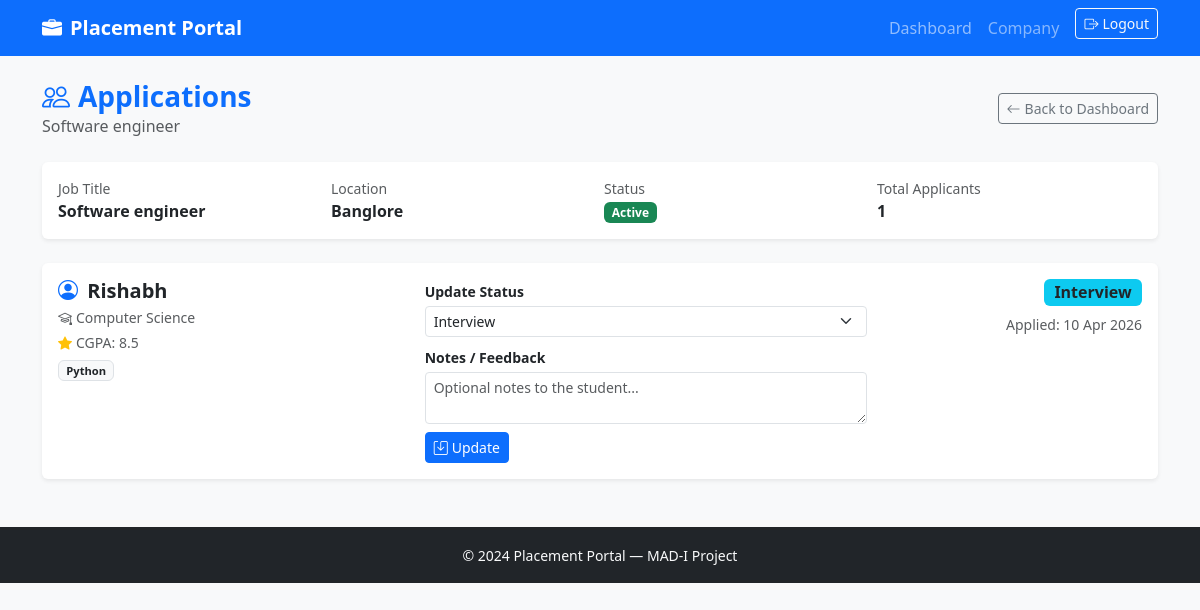
/company/job/1/applications (signed in), run on the app's committed database.
### models.py (models this page shows, shortened)
class User(UserMixin, db.Model):
    id= db.Column(db.Integer, primary_key=True)
    username= db.Column(db.String(80), unique=True, nullable=False)
    email= db.Column(db.String(120), unique=True, nullable=False)
    password_hash = db.Column(db.String(256))
    role = db.Column(db.String(20))
    active = db.Column(db.Boolean, default=True)
    student_profile = db.relationship('Student', backref='user', uselist=False)
    company_profile = db.relationship('Company', backref='user', uselist=False)
    @property
    def is_active(self):
        return self.active

class JobPosition(db.Model):
    id = db.Column(db.Integer, primary_key=True)
    company_id = db.Column(db.Integer, db.ForeignKey('company.id'), nullable=False)
    title = db.Column(db.String(150))
    description = db.Column(db.Text)
    required_skills = db.Column(db.Text)
    experience = db.Column(db.String(100))
    salary_min = db.Column(db.Float)
    salary_max = db.Column(db.Float)
    location = db.Column(db.String(150))
    deadline = db.Column(db.DateTime)
    status = db.Column(db.String(20), default='active')
    is_approved = db.Column(db.Boolean, default=False)
    created_at = db.Column(db.DateTime, default=lambda: datetime.now(timezone.utc), nullable=False)
    applications = db.relationship('Application', backref='job', lazy='dynamic')

class Application(db.Model):
    id = db.Column(db.Integer, primary_key=True)
    student_id = db.Column(db.Integer, db.ForeignKey('student.id'), nullable=False)
    job_id = db.Column(db.Integer, db.ForeignKey('job_position.id'), nullable=False)
    applied_at = db.Column(db.DateTime, default=lambda: datetime.now(timezone.utc))
    status = db.Column(db.String(30), default='applied')
    notes = db.Column(db.Text)
    updated_at = db.Column(db.DateTime, default=lambda: datetime.now(timezone.utc))
    __table_args__ = (
        db.UniqueConstraint('student_id', 'job_id', name='uq_student_job'),
    )

class Student(db.Model):
    id = db.Column(db.Integer, primary_key=True)
    user_id = db.Column(db.Integer, db.ForeignKey('user.id'), nullable=False)
    name = db.Column(db.String(100))
    roll_no = db.Column(db.String(50), unique=True)
    branch = db.Column(db.String(100))
    cgpa = db.Column(db.Float)
    skills = db.Column(db.Text)
    phone = db.Column(db.String(20))
    linkedin = db.Column(db.String(250))
    about = db.Column(db.Text)
    resume_path = db.Column(db.String(250))
    applications  = db.relationship('Application', backref='student', lazy='dynamic')
    notifications = db.relationship('Notification', backref='student', lazy='dynamic')

### routes/company.py (the view)
@company_bp.route('/job/<int:job_id>/applications')
@login_required
@company_required
def job_applications(job_id):
    company = current_user.company_profile
    job = JobPosition.query.filter_by(id=job_id,company_id=company.id).first_or_404()
    apps = job.applications.order_by(Application.applied_at.desc()).all()
    return render_template('company/job_applications.html',job=job,applications=apps)

### models.py (called while the page is built)
@login_manager.user_loader
def load_user(user_id):
    return User.query.get(int(user_id))

### routes/company.py (called while the page is built)
def company_required(f):
    @wraps(f)
    def wrapped(*args, **kwargs):
        if not current_user.is_authenticated:
            return redirect(url_for('auth.login'))
        if current_user.role != 'company':
            flash('Company access required.', 'danger')
            return redirect(url_for('auth.login'))
        company = current_user.company_profile
        if company.approval_status != 'approved':
            flash('Your account is not yet approved by admin.', 'warning')
            return redirect(url_for('auth.login'))
        if company.is_blacklisted:
            flash('Your company has been blacklisted.', 'danger')
            return redirect(url_for('auth.logout'))
        return f(*args, **kwargs)
    return wrapped

### templates/company/job_applications.html (shortened to what this page needs)
{% extends 'base.html' %}
{% block content %}
<div class="d-flex justify-content-between align-items-center mb-4">
  <div>
    <h3 class="fw-bold text-primary mb-0">
      <i class="bi bi-people me-2"></i>Applications
    </h3>
    <p class="text-muted mb-0">{{ job.title }}</p>
  </div>
  <a href="{{ url_for('company.dashboard') }}" class="btn btn-outline-secondary btn-sm">
    <i class="bi bi-arrow-left me-1"></i>Back to Dashboard
  </a>
</div>
<div class="card border-0 shadow-sm mb-4">
  <div class="card-body">
    <div class="row g-2">
      <div class="col-sm-6 col-md-3">
        <small class="text-muted d-block">Job Title</small>
        <span class="fw-semibold">{{ job.title }}</span>
      </div>
      {% if job.location %}
      <div class="col-sm-6 col-md-3">
        <small class="text-muted d-block">Location</small>
        <span class="fw-semibold">{{ job.location }}</span>
      </div>
      {% endif %}
      <div class="col-sm-6 col-md-3">
        <small class="text-muted d-block">Status</small>
        <span class="badge {% if job.status == 'active' %}bg-success{% else %}bg-secondary{% endif %}">
          {{ job.status | capitalize }}
        </span>
      </div>
      <div class="col-sm-6 col-md-3">
        <small class="text-muted d-block">Total Applicants</small>
        <span class="fw-semibold">{{ applications|length }}</span>
      </div>
    </div>
  </div>
</div>
{% if applications %}
<div class="row g-3">
  {% for app in applications %}
  <div class="col-12">
    <div class="card border-0 shadow-sm">
      <div class="card-body">
        <div class="row align-items-start g-3">
          <div class="col-md-4">
            <h5 class="fw-bold mb-1">
              <a href="{{ url_for('company.student_profile', student_id=app.student_id) }}"
                 class="text-decoration-none text-dark">
                <i class="bi bi-person-circle me-1 text-primary"></i>
                {{ app.student.name or app.student.user.username }}
              </a>
            </h5>
            {% if app.student.branch %}
            <p class="text-muted small mb-1">
              <i class="bi bi-mortarboard me-1"></i>{{ app.student.branch }}
            </p>
            {% endif %}
            {% if app.student.cgpa %}
            <p class="text-muted small mb-1">
              <i class="bi bi-star-fill text-warning me-1"></i>CGPA: {{ app.student.cgpa }}
            </p>
            {% endif %}
            {% if app.student.skills %}
            <div>
              {% for skill in app.student.skills.split(',') %}
              <span class="badge bg-light text-dark border me-1 mb-1" style="font-size:0.7rem;">{{ skill.strip() }}</span>
              {% endfor %}
            </div>
            {% endif %}
          </div>
          <div class="col-md-5">
            <form method="POST"
                  action="{{ url_for('company.update_application', app_id=app.id) }}">
              <div class="mb-2">
                <label class="form-label small fw-semibold mb-1">Update Status</label>
                <select name="status" class="form-select form-select-sm">
                  {% for s in ['applied', 'shortlisted', 'interview', 'rejected', 'placed'] %}
                  <option value="{{ s }}" {% if app.status == s %}selected{% endif %}>
                    {{ s | capitalize }}
                  </option>
                  {% endfor %}
                </select>
              </div>
              <div class="mb-2">
                <label class="form-label small fw-semibold mb-1">Notes / Feedback</label>
                <textarea name="notes" class="form-control form-control-sm" rows="2"
                          placeholder="Optional notes to the student...">{{ app.notes or '' }}</textarea>
              </div>
              <button type="submit" class="btn btn-primary btn-sm">
                <i class="bi bi-save me-1"></i>Update
              </button>
            </form>
          </div>
          <div class="col-md-3 text-md-end">
            <span class="badge fs-6
              {% if app.status == 'placed' %}bg-success
              {% elif app.status == 'shortlisted' %}bg-warning text-dark
              {% elif app.status == 'interview' %}bg-info text-dark
              {% elif app.status == 'rejected' %}bg-danger
              {% else %}bg-secondary{% endif %}">
              {{ app.status | capitalize }}
            </span>
            <div class="small text-muted mt-2">
              Applied: {{ app.applied_at.strftime('%d %b %Y') }}
            </div>
          </div>
        </div>
      </div>
    </div>
  </div>
  {% endfor %}
</div>
{% else %}
<div class="text-center py-5 text-muted">
  <i class="bi bi-people display-4"></i>
  <p class="mt-2 fs-5">No applications received for this job yet.</p>
</div>
{% endif %}
{% endblock %}

### templates/base.html (shortened to what this page needs)
<!DOCTYPE html>
<html lang="en">
<head>
  <link href="https://cdn.jsdelivr.net/npm/bootstrap@5.3.0/dist/css/bootstrap.min.css" rel="stylesheet"/>
  <link href="https://cdn.jsdelivr.net/npm/bootstrap-icons@1.11.0/font/bootstrap-icons.css" rel="stylesheet"/>
</head>
<body class="bg-light">
<nav class="navbar navbar-expand-lg navbar-dark bg-primary">
  <div class="container">
    <a class="navbar-brand fw-bold" href="{{ url_for('auth.index') }}">
      <i class="bi bi-briefcase-fill me-2"></i>Placement Portal
    </a>
    <div class="collapse navbar-collapse" id="navbarNav">
      <ul class="navbar-nav ms-auto">
        {% if current_user.is_authenticated %}
          {% if current_user.role == 'admin' %}
            <li class="nav-item">
              <a class="nav-link" href="{{ url_for('admin.dashboard') }}">Dashboard</a>
            </li>
          {% elif current_user.role == 'company' %}
            <li class="nav-item">
              <a class="nav-link" href="{{ url_for('company.dashboard') }}">Dashboard</a>
            </li>
          {% endif %}
          <li class="nav-item">
            <span class="nav-link text-white-50">
              {{ current_user.role | capitalize }}
            </span>
          </li>
          <li class="nav-item">
            <a class="btn btn-outline-light btn-sm ms-2"
               href="{{ url_for('auth.logout') }}">
              <i class="bi bi-box-arrow-right me-1"></i>Logout
            </a>
          </li>
        {% endif %}
      </ul>
    </div>
  </div>
</nav>
<main class="container my-4">
  {% block content %}{% endblock %}
</main>
<footer class="bg-dark text-light text-center py-3 mt-5">
  <small>&copy; 2024 Placement Portal — MAD-I Project</small>
</footer>
</body>
</html>

### data on the page
User: role "Company"
JobPosition: title "Software engineer", location "Banglore", status "Active"
Application: student "Rishabh", student.branch "Computer Science", student.cgpa "8.5", status "Interview", applied_at "10 Apr 2026"
Student: strip "Python"

### other printed values
{{ applications|length }} "1"
